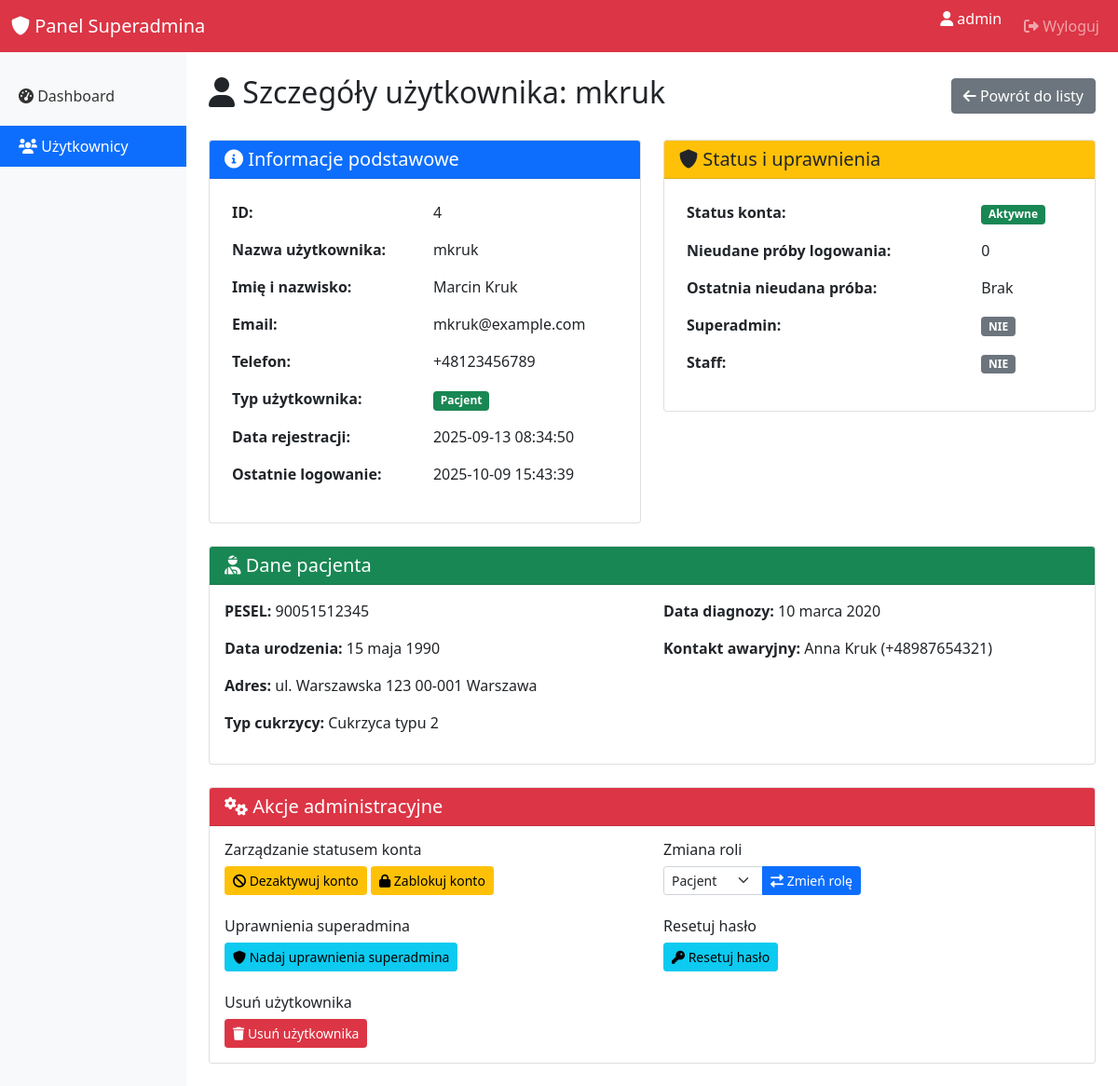
The page /superadmin/users/4/ (signed in) on the database as committed earlier.
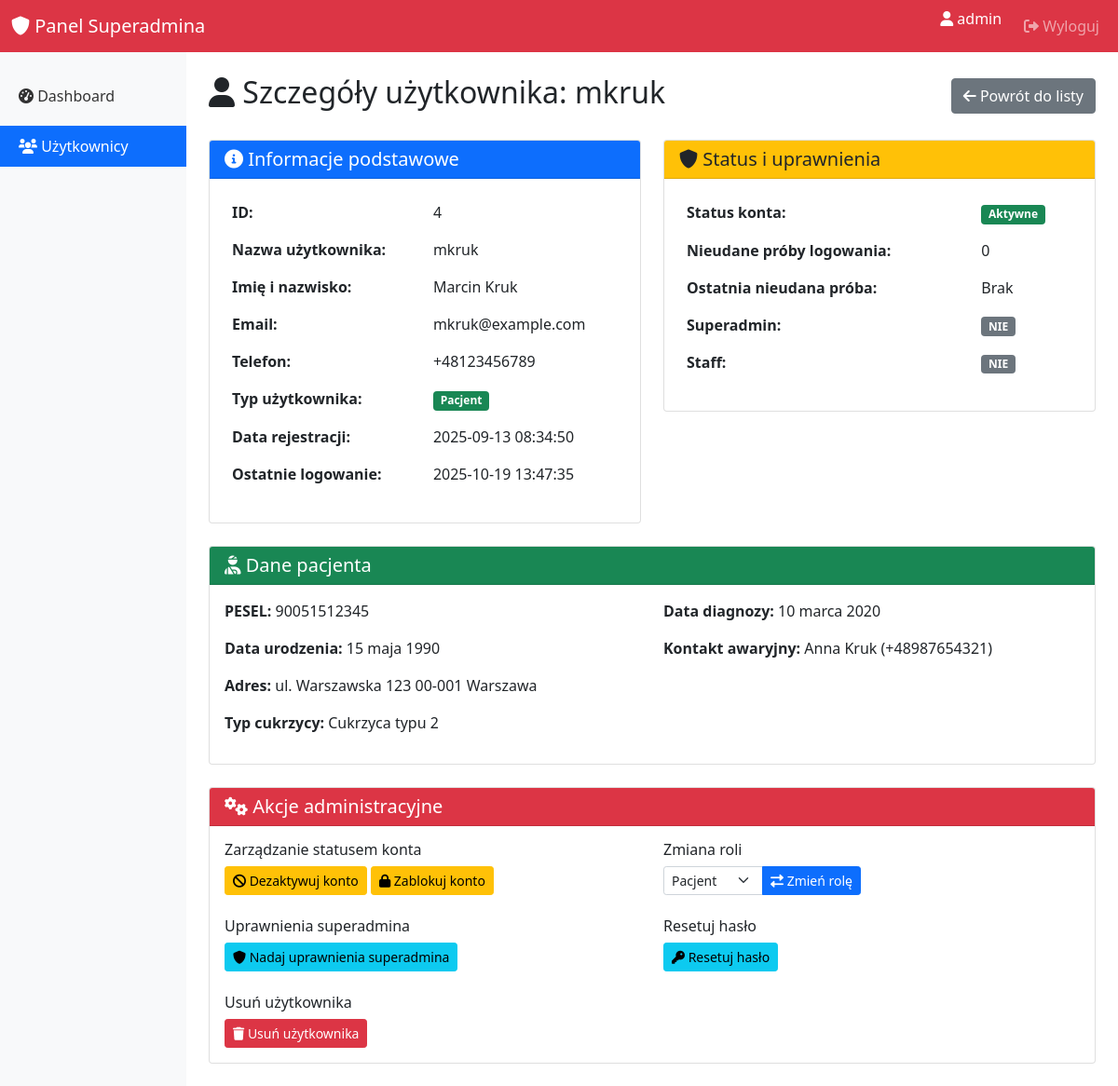
The same page on the database as committed later.
### authentication/models.py (models this page shows, shortened)
class User(AbstractUser):
    USER_TYPE_CHOICES = (
        ('patient', 'Pacjent'),
        ('doctor', 'Lekarz'),
    )
    user_type = models.CharField(
        max_length=10,
        choices=USER_TYPE_CHOICES,
        default='patient'
    )
    phone_number = models.CharField(max_length=15, blank=True)
    failed_login_attempts = models.IntegerField(default=0)
    last_failed_login = models.DateTimeField(null=True, blank=True)
    account_locked_until = models.DateTimeField(null=True, blank=True)
    def is_patient(self):
        return self.user_type == 'patient'
    def is_account_locked(self):
        return False

### superadmin/views.py (the view)
# urls.py: path('users/<int:user_id>/', views.user_detail, name='user_detail'),
@login_required
@user_passes_test(is_superuser)
def user_detail(request, user_id):
    user = get_object_or_404(User, id=user_id)
    patient_data = None
    doctor_data = None
    if user.is_patient():
        try:
            patient_data = Patient.objects.get(user=user)
        except Patient.DoesNotExist:
            pass
    elif user.is_doctor():
        try:
            doctor_data = Doctor.objects.get(user=user)
        except Doctor.DoesNotExist:
            pass
    context = {
        'selected_user': user,
        'patient_data': patient_data,
        'doctor_data': doctor_data,
    }
    return render(request, 'superadmin/user_detail.html', context)

### superadmin/views.py (called while the page is built)
def is_superuser(user):
    return user.is_superuser

### superadmin/templates/superadmin/user_detail.html (shortened to what the changed rows need)
{% extends 'superadmin/base.html' %}
{% block content %}
<div class="d-flex justify-content-between align-items-center mb-4">
    <h2><i class="fas fa-user"></i> Szczegóły użytkownika: {{ selected_user.username }}</h2>
    <a href="{% url 'superadmin:user_list' %}" class="btn btn-secondary">
        <i class="fas fa-arrow-left"></i> Powrót do listy
    </a>
</div>
<div class="row">
    <div class="col-md-6">
        <div class="card mb-4">
            <div class="card-body">
                <table class="table table-borderless">
                    <tr>
                        <th>ID:</th>
                        <td>{{ selected_user.id }}</td>
                    </tr>
                    <tr>
                        <th>Nazwa użytkownika:</th>
                        <td>{{ selected_user.username }}</td>
                    </tr>
                    <tr>
                        <th>Imię i nazwisko:</th>
                        <td>{{ selected_user.first_name }} {{ selected_user.last_name }}</td>
                    </tr>
                    <tr>
                        <th>Email:</th>
                        <td>{{ selected_user.email }}</td>
                    </tr>
                    <tr>
                        <th>Telefon:</th>
                        <td>{{ selected_user.phone_number|default:"Nie podano" }}</td>
                    </tr>
                    <tr>
                        <th>Typ użytkownika:</th>
                    </tr>
                    <tr>
                        <th>Data rejestracji:</th>
                        <td>{{ selected_user.date_joined|date:"Y-m-d H:i:s" }}</td>
                    </tr>
                    <tr>
                        <th>Ostatnie logowanie:</th>
                        <td>{{ selected_user.last_login|date:"Y-m-d H:i:s"|default:"Nigdy" }}</td>
                    </tr>
                </table>
            </div>
        </div>
    </div>
    <div class="col-md-6">
        <div class="card mb-4">
            <div class="card-body">
                <table class="table table-borderless">
                    <tr>
                        <th>Status konta:</th>
                    </tr>
                    <tr>
                        <th>Nieudane próby logowania:</th>
                        <td>{{ selected_user.failed_login_attempts }}</td>
                    </tr>
                    <tr>
                        <th>Ostatnia nieudana próba:</th>
                        <td>{{ selected_user.last_failed_login|date:"Y-m-d H:i:s"|default:"Brak" }}</td>
                    </tr>
                    <tr>
                        <th>Superadmin:</th>
                    </tr>
                    <tr>
                        <th>Staff:</th>
                    </tr>
                </table>
            </div>
        </div>
    </div>
</div>
<div class="card">
    <div class="card-body">
        <div class="row">
            <div class="col-md-6 mb-3">
                <form method="post" action="{% url 'superadmin:change_user_role' selected_user.id %}" class="d-inline-block">
                    <div class="input-group input-group-sm mb-2">
                        <select name="new_role" class="form-select">
                            <option value="patient" {% if selected_user.user_type == 'patient' %}selected{% endif %}>Pacjent</option>
                        </select>
                        <button type="submit" class="btn btn-primary">
                            <i class="fas fa-exchange-alt"></i> Zmień rolę
                        </button>
                    </div>
                </form>
            </div>
        </div>
    </div>
</div>
{% endblock %}

Rows that differ between the two databases and show on the page:
changed User "mkruk": last_login "2025-10-09 15:43:39" → "2025-10-19 13:47:35"
